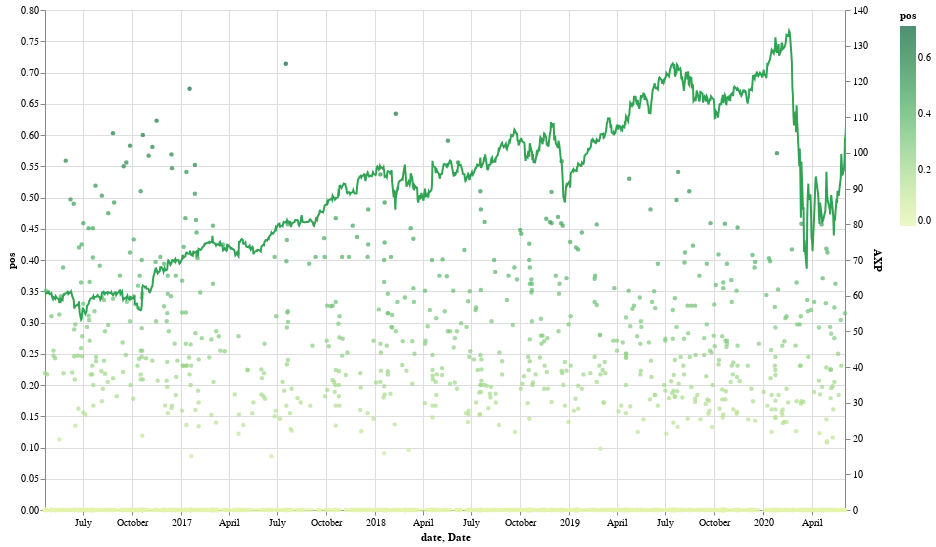

Write notebook code for a chart like this one.
### Code cell
plot_chart(headlines,'AXP','pos', 'yellowgreen')

### Figure 1 — Vega-Lite specification as saved in the notebook (floating-point values rounded to 4 significant figures; data arrays with more than 128 entries replaced by an {"elided": "..."} marker saying what was removed)
{"config": {"view": {"continuousWidth": 400, "continuousHeight": 300}}, "layer": [{"data": {"name": "data-1143c692b36c4217bb9c1801e7c319ea"}, "mark": {"type": "circle", "size": 20}, "encoding": {"color": {"type": "quantitative", "field": "pos", "scale": {"scheme": "yellowgreen"}}, "x": {"type": "temporal", "field": "date", "scale": {"domain": ["2016-04-20T00:00:00", "2020-06-03T00:00:00"]}}, "y": {"type": "quantitative", "field": "pos"}}}, {"data": {"name": "data-a02e8db1fc8461e12dd0350ee533cda9"}, "mark": {"type": "line", "clip": true, "color": "#31a354"}, "encoding": {"x": {"type": "temporal", "field": "Date", "scale": {"domain": ["2016-04-20T00:00:00", "2020-06-03T00:00:00"]}}, "y": {"type": "quantitative", "field": "AXP"}}}], "height": 500, "resolve": {"scale": {"x": "shared", "y": "independent"}}, "width": 800, "$schema": "https://vega.github.io/schema/vega-lite/v4.8.1.json", "datasets": {"data-1143c692b36c4217bb9c1801e7c319ea": {"elided": "1926 records"}, "data-a02e8db1fc8461e12dd0350ee533cda9": {"elided": "2586 records"}}}
